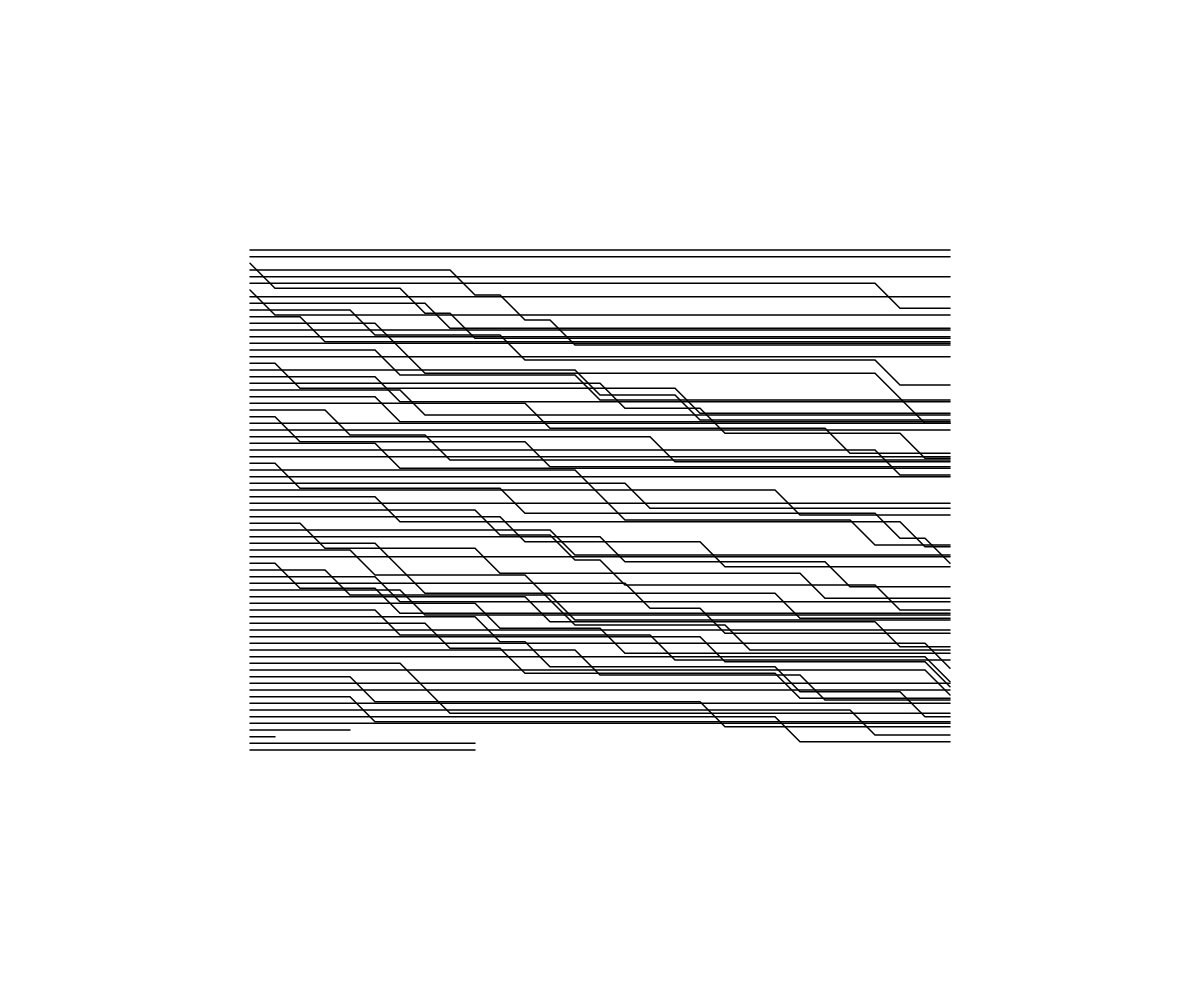
Frame 1 (no input)
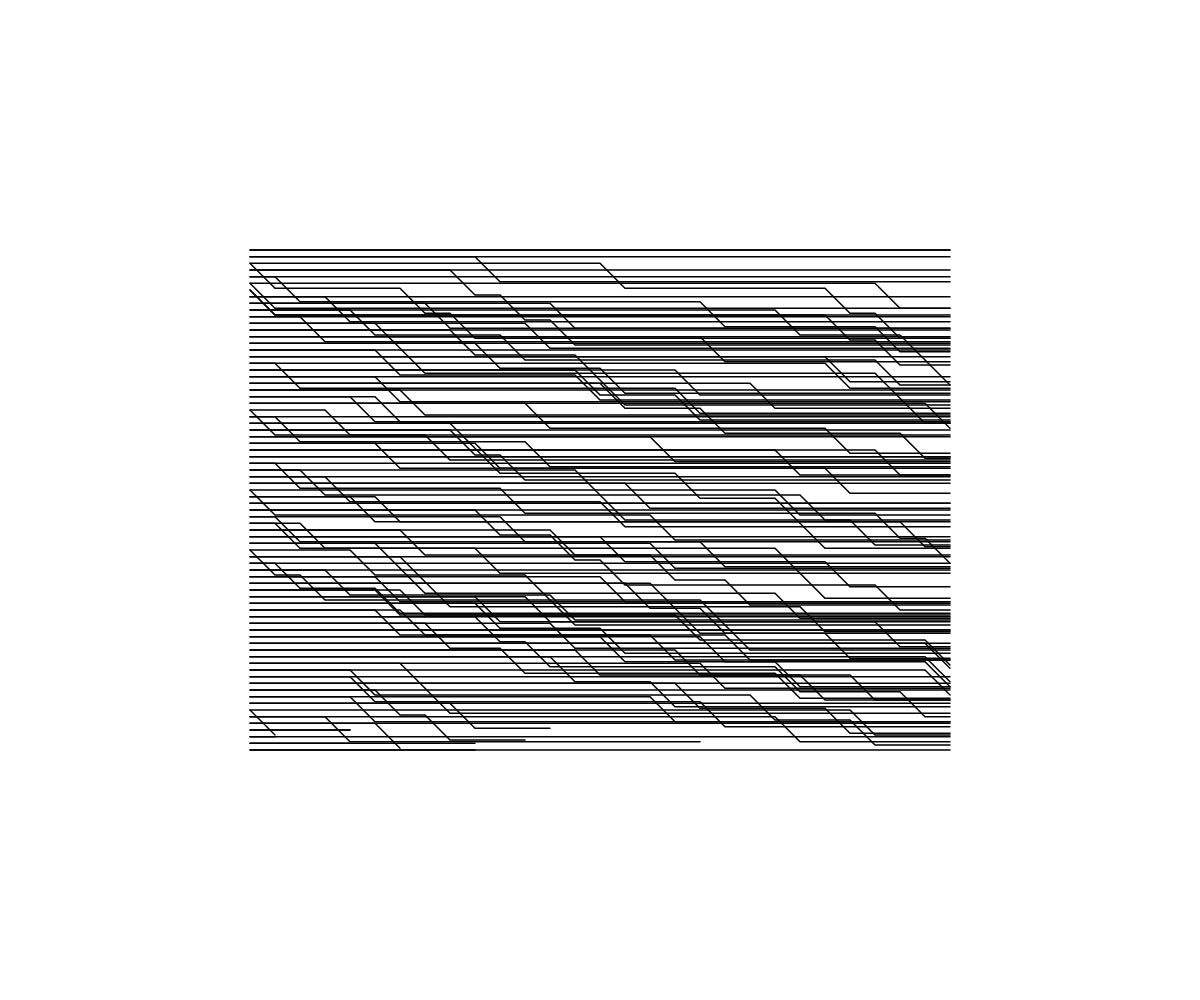
Frame 2 (the mouse pressed at the canvas centre, redrawn once)

The p5.js sketch that drew these frames (run headless with seeded random() and noise() and a simulated clock; the mouse was pressed at the canvas centre and the sketch redrawn once):

// p5.js sketch
// ── sketch.js
"use strict";
// SKETCH: train-schedule-for-sol
function inBounds(p, bounds) {
    return bounds.x <= p.x &&
        bounds.y <= p.y &&
        p.x <= (bounds.x + bounds.width) &&
        p.y <= (bounds.y + bounds.height);
}
function vadd(a, b) {
    return { x: a.x + b.x, y: a.y + b.y };
}
function walk(start, bounds, speed) {
    var path = [start];
    var current = start;
    while (true) {
        var next = vadd(current, speed(current.x, current.y));
        if (!inBounds(next, bounds)) {
            break;
        }
        path.push(next);
        current = next;
    }
    return path;
}
function perlinRight(speed) {
    return function (x, y) {
        return { x: speed, y: -5 + 10 * noise((x + y) / (windowWidth + windowHeight)) };
    };
}
function rightAndJumpUp(xspeed, yspeed, p) {
    return function (_x, _y) {
        return { x: xspeed, y: random() < p ? yspeed : 0 };
    };
}
function drawPath(path, weight) {
    if (weight === void 0) { weight = 5; }
    console.log(path);
    push();
    noFill();
    strokeWeight(weight);
    beginShape();
    for (var _i = 0, path_1 = path; _i < path_1.length; _i++) {
        var _a = path_1[_i], x = _a.x, y = _a.y;
        vertex(x, y);
    }
    endShape();
    pop();
}
var N_WALKERS = 75;
function setup() {
    createCanvas(windowWidth, windowHeight);
    noLoop();
}
function draw() {
    var padding = 250;
    var bounds = {
        x: padding,
        y: padding,
        width: windowWidth - 2 * padding,
        height: windowHeight - 2 * padding
    };
    var stride = bounds.height / N_WALKERS;
    var buildPath = function (w) { return walk(w, bounds, rightAndJumpUp(25, 25, 0.05)); };
    // build walkers in a line down the left edge of the bounding box
    var walkers = [];
    for (var i = bounds.y; i < (bounds.y + bounds.height); i += stride) {
        walkers.push({ x: bounds.x, y: i });
    }
    walkers
        .map(buildPath)
        .forEach(function (p) { return drawPath(p, 1.5); });
}
